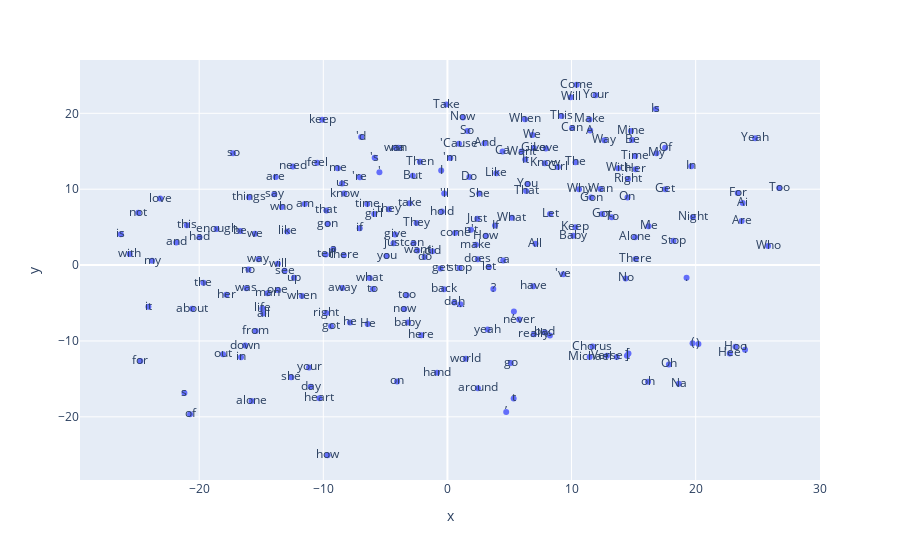

Notebook code cell kept with this figure:
### Code cell
vecs, labels = reduce_dimensions(w2v_model)

MAX_WORDS=200
fig = px.scatter(x=vecs[:MAX_WORDS,0], y=vecs[:MAX_WORDS,1], text=labels[:MAX_WORDS])
fig.show() # esto para plotly en colab

### Figure 1 — Plotly figure (JSON) as saved in the notebook; plotly's stock layout.template omitted (floating-point values rounded to 4 significant figures; data arrays with more than 128 entries replaced by an {"elided": "..."} marker saying what was removed)
{"data": [{"hovertemplate": "x=%{x}<br>y=%{y}<br>text=%{text}<extra></extra>", "legendgroup": "", "marker": {"color": "#636efa", "symbol": "circle"}, "mode": "markers+text", "name": "", "orientation": "v", "showlegend": false, "text": {"elided": "200 str values"}, "type": "scatter", "x": {"elided": "200 float values"}, "xaxis": "x", "y": {"elided": "200 float values"}, "yaxis": "y"}], "layout": {"legend": {"tracegroupgap": 0}, "margin": {"t": 60}, "xaxis": {"anchor": "y", "domain": [0, 1], "title": {"text": "x"}}, "yaxis": {"anchor": "x", "domain": [0, 1], "title": {"text": "y"}}}}
